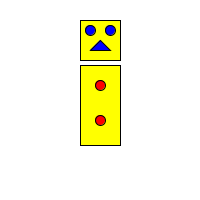
Frame 1 (no input)
Frame 60 (the mouse pressed at the canvas centre just before this capture): identical to frame 1, image omitted
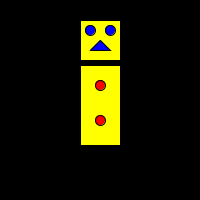
Frame 120 (the mouse held since frame 60 and released just before this capture)

The Processing sketch that drew these frames (run headless with seeded random() and noise(); from frame 60 on, the mouse is pressed at the canvas centre):

// Processing sketch: processing_89849
// ── processing_89849.pde

void setup()
{
 size(200,200);
 drawShape();
}
void draw()
{
  if(mouseX < width / 2)
   background(255);
  else
   background(0); 
  drawShape();
 
}

void drawShape()
{
 fill(255,255,0);
rect(80,20,40,40);
rect(80,65,40,80);
fill(0,0,255);
ellipse(90,30,10,10);
ellipse(110,30,10,10);
triangle(100,40,90,50,110,50);
fill(255,0,0);
ellipse(100,85,10,10);
ellipse(100,120,10,10);
}
